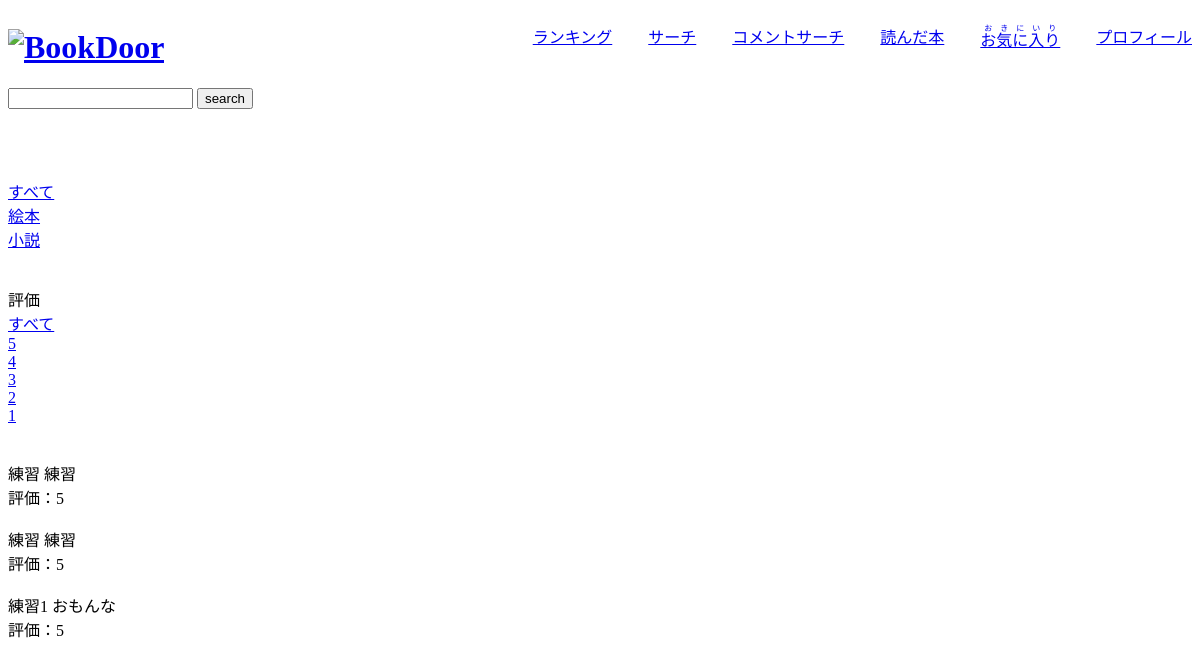
Page /comment_seach/0/None/5 on the committed database.
### bookdoor/models.py (models this page shows, shortened)
class Category(models.Model):
  category=models.CharField(max_length=20)

class BookComment(models.Model):
  data=[
    (5,'5'),
    (4,'4'),
    (3,'3'),
    (2,'2'),
    (1,'1')
  ]
  book=models.ForeignKey(Book,on_delete=models.CASCADE,related_name='book')
  writer=models.ForeignKey(settings.AUTH_USER_MODEL,on_delete=models.CASCADE,related_name='writer')
  evaluation=models.IntegerField(choices=data)
  title=models.CharField(max_length=20,blank=True, null=True)
  comment=models.CharField(max_length=5000,blank=True, null=True)
  code=models.CharField(max_length=10)
  spoiler=models.BooleanField(verbose_name='',default=False)
  date=models.DateField(blank=True,null=True)
  good=models.IntegerField(default=0)
  age=models.IntegerField(default=0)
  report=models.IntegerField(default=0)

### bookdoor/views.py (the view, shortened to what this page needs)
class CommentSearchView(TemplateView):
  def __init__(self):
    self.params={
      'form':BookSearchForm(),
      'search':'None',
      'data':'',
      'category':Category.objects.all(),
      'category_id':'',
      'evaluation':'',
      'evaluation_list':[5,4,3,2,1],
    }
  def get(self,request,category_id,search,evaluation):
    if search != 'None':
      data=BookComment.objects.filter(Q(title__icontains=search)|\
        Q(comment__icontains=search)).filter(title__isnull = None,\
          comment__isnull = None )
    else:
      data=BookComment.objects.filter(title__isnull = False, comment__isnull = False)
    data_list=[]
    if category_id != 0 and evaluation != 0:
      for item in data:
        if item.book.category_id == category_id and item.evaluation == evaluation:
          data_list.append(item)
      data=data_list
    elif category_id !=0:
      for item in data:
        if item.book.category_id == category_id :
          data_list.append(item)
      data=data_list
    elif evaluation !=0:
      for item in data:
        if item.evaluation == evaluation:
          data_list.append(item)
      data=data_list
    self.params['data']=sorted(data, key = lambda x: x.date,reverse=True)
    if search != 'None':
      initial_dict=dict(search=search)
      self.params['form']=BookSearchForm(request.GET or None, initial=initial_dict)
    self.params['search']=search
    self.params['category_id']=category_id
    self.params['evaluation']=evaluation
    return render(request,'bookdoor/comment_search.html', self.params)

### bookdoor/forms.py
class BookSearchForm(forms.Form):
  search=forms.CharField(label='',required=None)

### bookdoor/templates/bookdoor/comment_search.html (shortened to what this page needs)
{% extends 'bookdoor/layout.html' %}
{% block content %}
<form action="{% url 'bookdoor:comment_search' category_id 'None' evaluation %}" method="post">
  {{ form }}
  <input type="submit" value="search">
</form>
<br><br><br>
<div>
  <div><a href="{% url 'bookdoor:comment_search' 0 search evaluation %}">すべて</a></div>
  {% for item in category %}
  <div>
    <a href="{% url 'bookdoor:comment_search' item.id search evaluation %}">
      {{ item.category }}
    </a>
  </div>
  {% endfor %}
  <div>
  <br><br>
  評価
  <div><a href="{% url 'bookdoor:comment_search' category_id search 0 %}">すべて</a></div>
  {% for item in evaluation_list %}
  <div>
    <a href="{% url 'bookdoor:comment_search' category_id search item %}">
      {{ item }}
    </a>
  </div>
  {% endfor %}
  <br><br>
</div>
{% for item in data %}
<div>
  {{ item.title }}
  {{ item.comment }}
  <div>
    評価：{{ item.evaluation }}
  </div>
</div>
<br>
{% endfor %}
{% endblock %}

### rows in the picture
Category: category "絵本"
Category: category "小説"
BookComment: title "練習", comment "練習", evaluation "5"
BookComment: title "練習", comment "練習", evaluation "5"
BookComment: title "練習1", comment "おもんな", evaluation "5"

### other values in the picture
{{ item }} "5" "4" "3" "2" "1"
